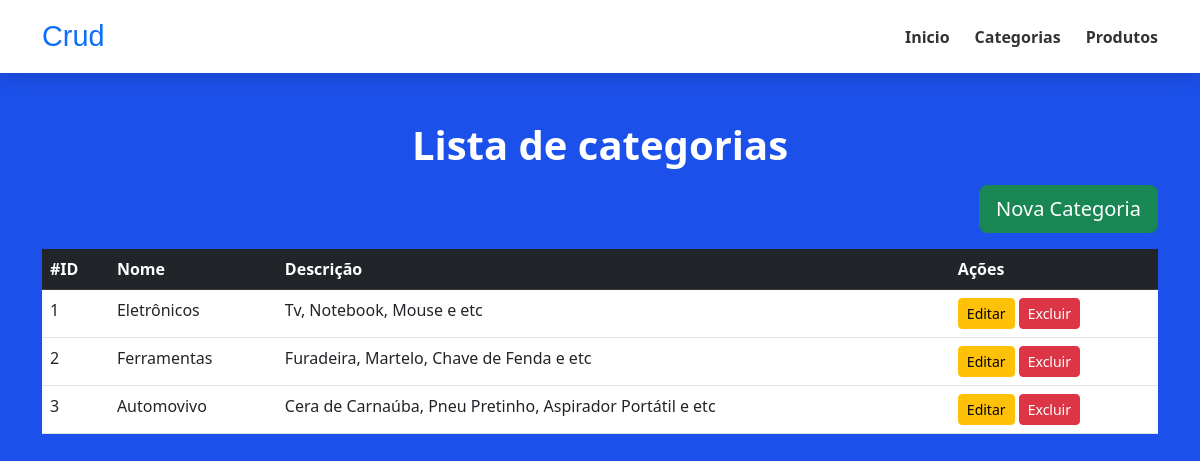
Screenshot of /categorias with the database file from the repository.
### tables this page shows
CREATE TABLE tb_category (
  id INT(11) PRIMARY KEY AUTO_INCREMENT,
  name VARCHAR(30) NOT NULL,
  description VARCHAR(100) NOT NULL
);

### src/Controller/AbstractController.php (called while the page is built, shortened)
<?php
abstract class AbstractController
{
  public function render (string $viewName, $data = null): void
  {
    include dirname(__DIR__)."./View/_partials/head.php";
    include dirname(__DIR__)."./View/{$viewName}.php";
    include dirname(__DIR__)."./View/_partials/footer.php";
  }
}

### src/Controller/CategoryController.php (called while the page is built, shortened)
<?php
class CategoryController extends AbstractController
{
 public function listAction(): void
 {
  $con = Connection::getConnection();
  $query = 'SELECT * FROM tb_category';
  $result = $con->prepare($query);
  $result->execute();
  parent::render('category/list', $result);
 }
}

### public/index.php (called while the page is built, shortened)
<?php
include '../config/routes.php';
$url = explode('?', $_SERVER['REQUEST_URI'])[0] ;
$methodName = $routes[$url]['method'];
(new $controllerName()) -> $methodName();

### src/View/category/list.php (the view)
<div class="container">
  <h1 class="text-center">Lista de categorias</h1>
  <div class= "text-end mb-3">
    <a class="btn btn-success btn-lg" href="/categorias/novo">Nova Categoria</a>
  </div>
  <table class="table table-hover">
    <thead class="table-dark" >
      <tr>
        <th>#ID</th>
        <th>Nome</th>
        <th>Descrição</th>
        <th>Ações</th>
      </tr>
    </thead>
      <tbody>
        <?php
        while($category = $data->fetch(\PDO::FETCH_ASSOC)) {
          extract($category);
          echo
          "<tr class='bg-white'>
            <td>{$id}</td>
            <td>{$name}</td>
            <td>{$description}</td>
            <td>
              <a href='/categorias/editar?id={$id}' class='btn btn-warning btn-sm'>Editar</a>
              <a href='/categorias/excluir?id={$id}' class='btn btn-danger btn-sm'>Excluir</a>
            </td>
          </tr>";
        }
      ?>
    </tbody>
  </table>
</div>

### src/View/_partials/head.php (shortened to what this page needs)
<!DOCTYPE html>
<html lang="pt-br">
  <head>
    <link href="https://cdn.jsdelivr.net/npm/bootstrap@5.2.0-beta1/dist/css/bootstrap.min.css" rel="stylesheet">
    <link rel="stylesheet" href="../../../styles/style.css">
  </head>
  <body>
    <header class="header-bg">
      <div class="header container">
        <a class="logo" href="/">Crud</a>
        <nav>
          <a href="/">Inicio</a>
          <a href="/categorias">Categorias</a>
          <a href="/produtos">Produtos</a>
        </nav>
      </div>
    </header>

### src/View/_partials/footer.php
  </body>
</html>

### public/styles/style.css (style rules this page uses)
* { margin: 0; padding: 0; box-sizing: border-box; }
body { background: #1b50ea; }
h1 { color: white; font-weight: 800; text-align: center; margin-top: 3rem; margin-bottom: 1rem; }
a { text-decoration: none; }
.header-bg { background: #ffff; padding: 15px 0; box-shadow: 0 0.5rem 1rem rgba(0,0,0,0.1); }
.header-bg .header { display: flex; justify-content: space-between; width: 100%; }
.logo { font-size: 1.8rem; font-family: 'Kdam Thmor Pro', sans-serif; }
.header-bg .header nav { display: flex; align-items: center; gap: 25px; }
nav a { color: #333; font-weight: bold; }

### rows the page displays
tb_category: id "1", name "Eletrônicos", description "Tv, Notebook, Mouse e etc"
tb_category: id "2", name "Ferramentas", description "Furadeira, Martelo, Chave de Fenda e etc"
tb_category: id "3", name "Automovivo", description "Cera de Carnaúba, Pneu Pretinho, Aspirador Portátil e etc"
